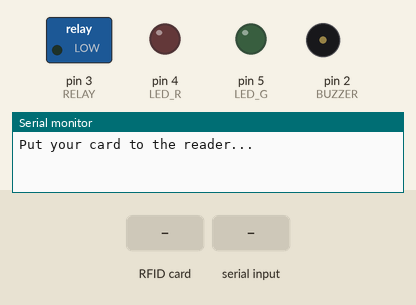
This sketch was run on a simulated Arduino Uno, built with avr-gcc and run on an emulated ATmega328P. On the bench: switched loads named in the sketch (green lamp = pin HIGH), output pins drawn as LEDs (lit = HIGH), buzzer (waves = sounding), the last lines printed to the serial monitor. Inputs (shaded band) come from the test bench. Pins used as bus, display or sensor lines are not drawn.

Above: at 1.2 s.
1.3 s: RFID card B3 DE BA C8 held to the reader
At 3.2 s:
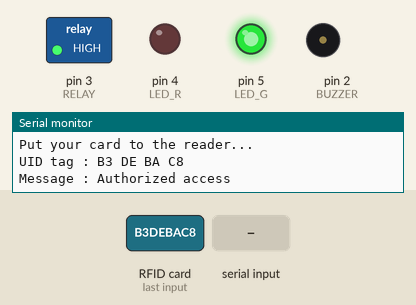
4.3 s: RFID card 5E 7A 19 C4 held to the reader
At 5.1 s:
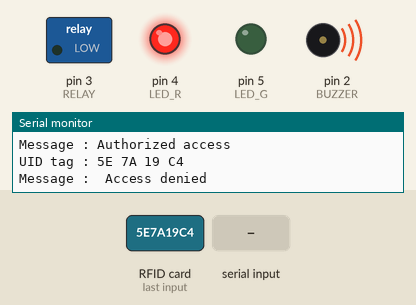
6.8 s: "U" received over Serial
At 7.7 s:
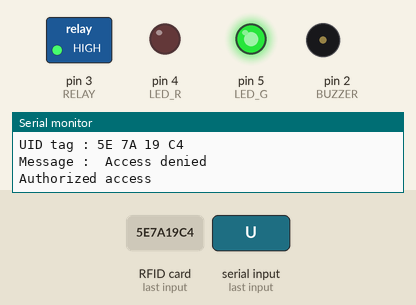
Timing chart, 0 to 10.8 s (numbered marks = the images above; inputs shaded):
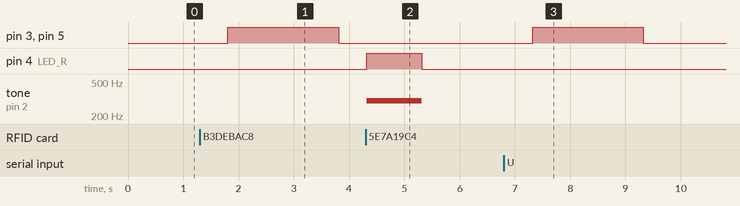

The sketch:

sketch_jul27a.ino
```cpp
#include <SPI.h>
#include <MFRC522.h>

#define SS_PIN 10
#define RST_PIN 9
#define LED_G 5 //define green LED pin
#define LED_R 4 //define red LED
#define RELAY 3 //relay pin
#define BUZZER 2 //buzzer pin
#define ACCESS_DELAY 2000
#define DENIED_DELAY 1000
MFRC522 mfrc522(SS_PIN, RST_PIN);   // Create MFRC522 instance.

void setup() {
  Serial.begin(9600);   // Initiate a serial communication
  SPI.begin();          // Initiate  SPI bus
  mfrc522.PCD_Init();   // Initiate MFRC522
  pinMode(LED_G, OUTPUT);
  pinMode(LED_R, OUTPUT);
  pinMode(RELAY, OUTPUT);
  pinMode(BUZZER, OUTPUT);
  noTone(BUZZER);
  digitalWrite(RELAY, LOW);
  Serial.println("Put your card to the reader...");
  Serial.println();
}

void loop() {
  // Check for serial input
  if (Serial.available() > 0) {
    char command = Serial.read();
    if (command == 'U') {
      unlockDoor();
    } else if (command == 'L') {
      lockDoor();
    }
  }

  // Look for new cards
  if ( ! mfrc522.PICC_IsNewCardPresent()) {
    return;
  }
  // Select one of the cards
  if ( ! mfrc522.PICC_ReadCardSerial()) {
    return;
  }
  //Show UID on serial monitor
  Serial.print("UID tag :");
  String content= "";
  byte letter;
  for (byte i = 0; i < mfrc522.uid.size; i++) {
     Serial.print(mfrc522.uid.uidByte[i] < 0x10 ? " 0" : " ");
     Serial.print(mfrc522.uid.uidByte[i], HEX);
     content.concat(String(mfrc522.uid.uidByte[i] < 0x10 ? " 0" : " "));
     content.concat(String(mfrc522.uid.uidByte[i], HEX));
  }
  Serial.println();
  Serial.print("Message : ");
  content.toUpperCase();
  if (content.substring(1) == "B3 DE BA C8") //change here the UID of the card/cards that you want to give access
  {
    unlockDoor();
  }
  else {
    Serial.println(" Access denied");
    digitalWrite(LED_R, HIGH);
    tone(BUZZER, 300);
    delay(DENIED_DELAY);
    digitalWrite(LED_R, LOW);
    noTone(BUZZER);
  }
}

void unlockDoor() {
  Serial.println("Authorized access");
  Serial.println();
  delay(500);
  digitalWrite(RELAY, HIGH);
  digitalWrite(LED_G, HIGH);
  delay(ACCESS_DELAY);
  digitalWrite(RELAY, LOW);
  digitalWrite(LED_G, LOW);
}

void lockDoor() {
  Serial.println("Door locked");
  Serial.println();
  digitalWrite(RELAY, LOW);
  digitalWrite(LED_G, LOW);
}
```

Measured:
- after the input at 1.3 s, pin 3 (RELAY), pin 5 (LED_G): LOW → HIGH after 0.51 s, → LOW 2.0 s later
- after the input at 4.3 s, pin 4 (LED_R): LOW → HIGH at once, → LOW 1.0 s later; tone on pin 2 (BUZZER): silent → 300 Hz at once, → silent 1.0 s later
- after the input at 6.8 s, pin 3 (RELAY), pin 5 (LED_G): LOW → HIGH after 0.52 s, → LOW 2.0 s later
